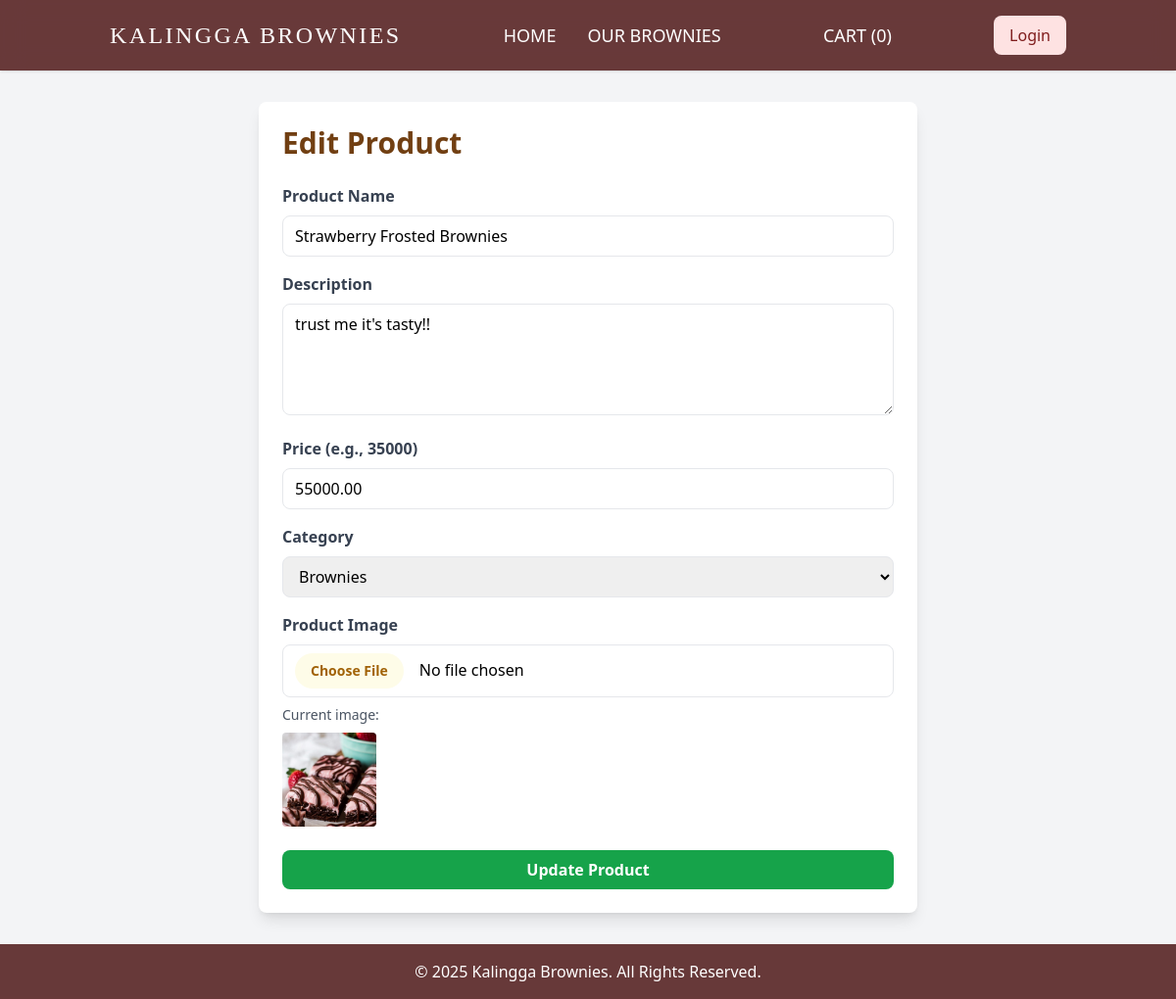
Screenshot of /index.php?page=admin-products-form&id=2 (signed in) with the database file from the repository.
### tables this page shows
CREATE TABLE IF NOT EXISTS `products` (
  `id` int NOT NULL AUTO_INCREMENT,
  `name` varchar(255) NOT NULL,
  `description` text NOT NULL,
  `price` decimal(10,2) NOT NULL,
  `image_url` varchar(255) NOT NULL,
  `category_id` int NOT NULL,
  `created_at` timestamp NOT NULL DEFAULT CURRENT_TIMESTAMP,
  PRIMARY KEY (`id`),
  KEY `category_id` (`category_id`),
  CONSTRAINT `products_ibfk_1` FOREIGN KEY (`category_id`) REFERENCES `categories` (`id`)
);

CREATE TABLE IF NOT EXISTS `categories` (
  `id` int NOT NULL AUTO_INCREMENT,
  `name` varchar(100) NOT NULL,
  `description` text,
  `parent_id` int DEFAULT NULL,
  PRIMARY KEY (`id`)
);

### src/pages/admin-products-form.php (the view, shortened to what this page needs)
<?php
require(BASE_PATH . '/src/core/database.php');
$product_id = $_GET['id'] ?? null;
$product = null;
$page_title = 'Add New Product';
if ($product_id) {
    $page_title = 'Edit Product';
    $product_stmt = $pdo->prepare("SELECT * FROM products WHERE id = ?");
    $product_stmt->execute([$product_id]);
    $product = $product_stmt->fetch();
}
$categories_stmt = $pdo->query("SELECT * FROM categories ORDER BY name ASC");
$categories = $categories_stmt->fetchAll();
?>
<div class="container mx-auto p-8">
    <div class="max-w-2xl mx-auto bg-white p-6 rounded-lg shadow-lg">
        <h1 class="text-3xl font-bold text-yellow-900 mb-6"><?= htmlspecialchars($page_title) ?></h1>
    <form action="index.php?page=products-save" method="POST" enctype="multipart/form-data">
            <div class="mb-4">
                <label for="name" class="block text-gray-700 font-bold mb-2">Product Name</label>
          <input type="text" id="name" name="name" required value="<?= htmlspecialchars($product['name'] ?? '') ?>"
              class="w-full px-3 py-2 border rounded-lg focus:outline-none focus:ring-2 focus:ring-yellow-500">
            </div>
            <div class="mb-4">
                <label for="description" class="block text-gray-700 font-bold mb-2">Description</label>
                <textarea id="description" name="description" rows="4" required
                          class="w-full px-3 py-2 border rounded-lg focus:outline-none focus:ring-2 focus:ring-yellow-500"><?= htmlspecialchars($product['description'] ?? '') ?></textarea>
            </div>
            <div class="mb-4">
                <label for="price" class="block text-gray-700 font-bold mb-2">Price (e.g., 35000)</label>
          <input type="number" id="price" name="price" step="100" required value="<?= htmlspecialchars($product['price'] ?? '') ?>"
              class="w-full px-3 py-2 border rounded-lg focus:outline-none focus:ring-2 focus:ring-yellow-500">
            </div>
            <div class="mb-4">
                <label for="category_id" class="block text-gray-700 font-bold mb-2">Category</label>
                <select id="category_id" name="category_id" required
                        class="w-full px-3 py-2 border rounded-lg focus:outline-none focus:ring-2 focus:ring-yellow-500">
                    <?php foreach ($categories as $category): ?>
                        <option value="<?= htmlspecialchars($category['id']) ?>" <?= (isset($product['category_id']) && $product['category_id'] == $category['id']) ? 'selected' : '' ?>>
                            <?= htmlspecialchars($category['name']) ?>
                        </option>
                    <?php endforeach; ?>
                </select>
            </div>
            <div class="mb-6">
                <label for="product_image" class="block text-gray-700 font-bold mb-2">Product Image</label>
                <input type="file" id="product_image" name="product_image" <?= empty($product) ? 'required' : '' ?>
                       class="w-full px-3 py-2 border rounded-lg file:mr-4 file:py-2 file:px-4 file:rounded-full file:border-0 file:text-sm file:font-semibold file:bg-yellow-50 file:text-yellow-700 hover:file:bg-yellow-100">
                <?php if (!empty($product) && !empty($product['image_url'])): ?>
                    <p class="text-sm text-gray-600 mt-2">Current image:</p>
                    <img src="<?= htmlspecialchars($product['image_url']) ?>" alt="<?= htmlspecialchars($product['name']) ?>" class="h-24 w-24 object-cover rounded mt-2">
                <?php endif; ?>
            </div>
            <div>
                <button type="submit" class="w-full bg-green-600 hover:bg-green-700 text-white font-bold py-2 px-4 rounded-lg transition duration-300">
                    <?= (!empty($product) ? 'Update Product' : 'Save Product') ?>
                </button>
            </div>
        </form>
    </div>
</div>

### rows the page displays
products: name "Strawberry Frosted Brownies", description "trust me it's tasty!!", price "55000.00", category_id "Brownies", image_url (picture)

### other values shown
$page_title "Edit Product"
